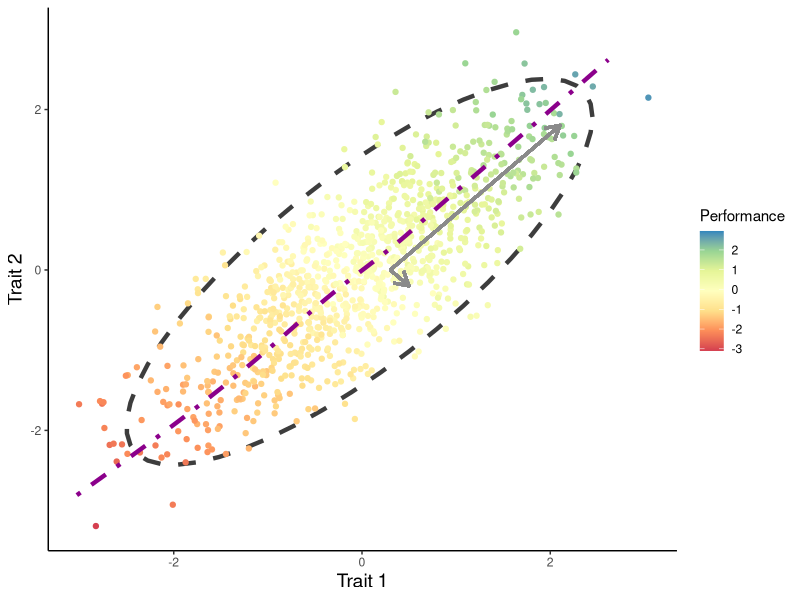
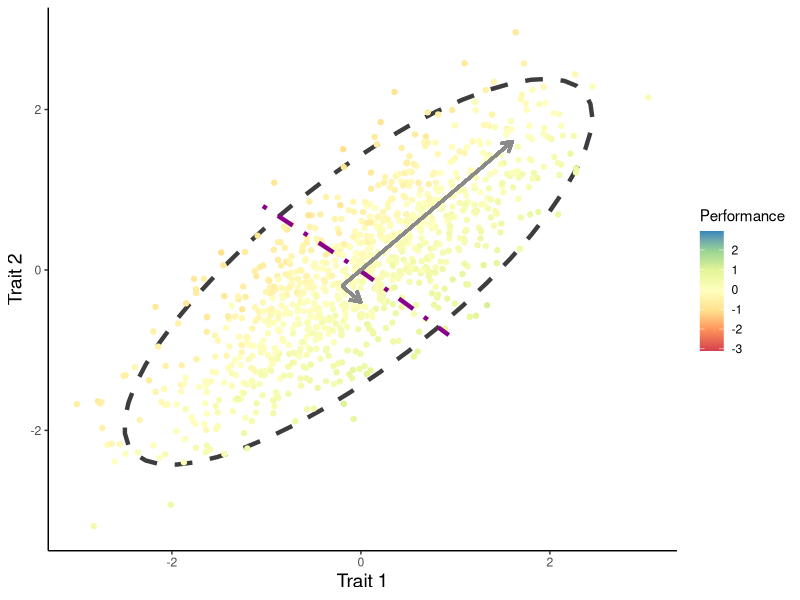

The R source for these figures, in order: (Note: a time limit stopped this script after it produced the figures.)
# Running a simulation using our 2-trait model; Plotting output

# load libraries
library(mvtnorm)
library(ggplot2)
library(cowplot)
library(RColorBrewer)

###################################
# Two Traits, with Sampling Error #
###################################

set.seed(1234) # for reproducibility

n_sims <- 1000 # sample 1000 individuals

sigma_2 <- 0.02 # sampling variance of 0.02
y_1 <- numeric(n_sims) # empty vector to store y values under scenario 1
y_2 <- numeric(n_sims) # empty vector to store y values under scenario 2
v_1 <- matrix(c(0.5, 0.5), nrow = 1) # betas for scenario 1
v_2 <- matrix(c(0.5, -0.5), nrow = 1) # betas for scenario 2
rho <- matrix(c(1, 0.8, 0.8, 1), nrow = 2) # correlation matrix w/ rho = 0.8
x <- matrix(nrow = n_sims, ncol = 2) # empty trait matrix
eps_y_1 <- numeric(n_sims) # empty vector to store residuals for scenario 1
eps_y_2 <- numeric(n_sims) # empty vector to store residuals for scenario 2
for (i in 1:n_sims) {
  x[i, ] <- rmvnorm(1, sigma = rho)
  mu_y_1 <- v_1 %*% x[i, ]
  mu_y_2 <- v_2 %*% x[i, ]
  y_1[i] <- rnorm(1, mu_y_1, sqrt(sigma_2))
  y_2[i] <- rnorm(1, mu_y_2, sqrt(sigma_2))
  eps_y_1[i] <- y_1[i] - mu_y_1
  eps_y_2[i] <- y_2[i] - mu_y_2
}

# Take a look at how well the predicted variances match what is observed
rho_sim <- cov(x)
cat("Model 1...\n",
    "   Predicted: ", round(v_1 %*% rho_sim %*% t(v_1) + sigma_2, 3), "\n",
    "   Observed:  ", round(var(y_1), 3), "\n",
    "Model 2...\n",
    "   Predicted: ", round(v_2 %*% rho_sim %*% t(v_2) + sigma_2, 3), "\n",
    "   Observed:  ", round(var(y_2), 3), "\n")

# Scenario 1: predicted = 0.913
# Scenario 1: observed = 0.926

# Scenario 2: predicted = 0.118
# Scenario 2: observed = 0.125

############################################
# Plotting 1 Realization of the Simulation #
############################################

# Make dataframe that has the trait 1 and trait 2 data, and y1 and y2 performance data
dat <- as.data.frame(x)
colnames(dat) <- c("Trait_1", "Trait_2")
dat$Performance_1 <- y_1
dat$Performance_2 <- y_2

# We also want to plot the PC axes associated with the trait data
corre <- as.matrix(cor(x))
eigen <- eigen(corre)  # calculate eigenvectors and values
eigen
eigen$slopes[1] <- eigen$vectors[1,1]/eigen$vectors[2,1]  # calc slopes as ratios
eigen$slopes[2] <- eigen$vectors[1,1]/eigen$vectors[1,2]  # calc slopes as ratios
eigen # check

# And we want to plot the regression vectors (or "functional axes)
lm_1 <- lm(formula = Performance_1 ~ Trait_1 + Trait_2,
           data = dat)
predicted_1 <- data.frame(Perf_pred = predict(lm_1, dat), Trait_2 = dat$Trait_2)

lm_2 <- lm(formula = Performance_2 ~ Trait_1 + Trait_2,
           data = dat) 
predicted_2 <- data.frame(Perf_pred = predict(lm_2, dat), Trait_2 = dat$Trait_2)



# Plot for Scenario 1
p1_pos <- ggplot(data = dat, aes(x = Trait_1, y = Trait_2)) + 
  stat_ellipse(type = "norm", size = 1.5, linetype = "dashed", colour = "grey24")
p1_pos <- p1_pos + geom_point(aes(colour = Performance_1)) +
  scale_colour_distiller(type = "seq", palette = "Spectral", limits = c(-3.1,2.95), direction = 1) +
  #ggtitle("Simulation: Scenario 1") + 
  xlab("Trait 1") + ylab("Trait 2") +
  theme_classic() + labs(colour = "Performance") +
  theme(plot.title = element_text(size = 14, hjust = 0.5),
        axis.title.x = element_text(size = 14),
        axis.title.y = element_text(size = 14)) +
  geom_smooth(color = 'magenta4', data = predicted_1, aes(x = Perf_pred, y = Trait_2), 
              se = FALSE, linetype = "dotdash", size = 1.5) +
  geom_segment(x = 0.3, y = 0, xend = eigen$values[1] + 0.3, yend = eigen$slopes[1] * eigen$values[1], 
               colour = "grey54", arrow = arrow(length = unit(0.4, "cm")), size = 1) +
  geom_segment(x = 0.3, y = 0, xend = eigen$values[2] + 0.3, yend = eigen$slopes[2] * eigen$values[2], 
               colour = "grey54", arrow = arrow(length = unit(0.4, "cm")), size = 1)

p1_pos

# Plot for Scenario 2
p2_pos <- ggplot(data = dat, aes(x = Trait_1, y = Trait_2)) + 
  stat_ellipse(type = "norm", size = 1.5, linetype = "dashed", colour = "grey24")
p2_pos <- p2_pos + geom_point(aes(colour = Performance_2)) +
  scale_colour_distiller(type = "seq", palette = "Spectral", limits = c(-3.1,2.95), direction = 1) +
  #ggtitle("Simulation: Scenario 2") + 
  xlab("Trait 1") + ylab("Trait 2") +
  theme_classic() + labs(colour = "Performance") +
  theme(plot.title = element_text(size = 14, hjust = 0.5),
        axis.title.x = element_text(size = 14),
        axis.title.y = element_text(size = 14)) +
  geom_smooth(color = 'magenta4', data = predicted_2, aes(x = Perf_pred, y = Trait_2), 
              se = FALSE, linetype = "dotdash", size = 1.5) +
  geom_segment(x = -0.2, y = -0.2, xend = eigen$values[1] - 0.2, yend = (eigen$slopes[1] * eigen$values[1]) - 0.2, 
               colour = "grey54", arrow = arrow(length = unit(0.3, "cm")), size = 1) +
  geom_segment(x = -0.2, y = -0.2, xend = eigen$values[2] - 0.2, yend = (eigen$slopes[2] * eigen$values[2]) - 0.2, 
               colour = "grey54", arrow = arrow(length = unit(0.3, "cm")), size = 1)

p2_pos


###############################################
# Create a sampling distribution of variances #
###############################################
set.seed(1234)
n_sims <- 1000
n_iters <- 1000
sigma_2 <- 0.02

y_1 <- numeric(n_sims)
y_2 <- numeric(n_sims)
v_1 <- matrix(c(0.5, 0.5), nrow = 1)
v_2 <- matrix(c(0.5, -0.5), nrow = 1)
rho <- matrix(c(1, 0.8, 0.8, 1), nrow = 2)
x <- matrix(nrow = n_sims, ncol = 2)
eps_y_1 <- numeric(n_sims)
eps_y_2 <- numeric(n_sims)
var_y_1 <- numeric(n_iters)
var_y_2 <- numeric(n_iters)

for(j in 1:n_iters){
  for (i in 1:n_sims) {
    x[i, ] <- rmvnorm(1, sigma = rho)
    mu_y_1 <- v_1 %*% x[i, ]
    mu_y_2 <- v_2 %*% x[i, ]
    y_1[i] <- rnorm(1, mu_y_1, sqrt(sigma_2))
    y_2[i] <- rnorm(1, mu_y_2, sqrt(sigma_2))
    eps_y_1[i] <- y_1[i] - mu_y_1
    eps_y_2[i] <- y_2[i] - mu_y_2
  } 
  var_y_1[j] <- round(var(y_1), 3)
  var_y_2[j] <- round(var(y_2), 3)
}


################################################
# Plotting Distribution of Simulated Variances #
################################################

p3_pos <- ggplot(data = as.data.frame(var_y_1), aes(x = var_y_1))
p3_pos <- p3_pos + geom_density(colour = "grey4", fill = "grey44") +
  xlim(0.55,1.07) +
  geom_vline(xintercept = mean(var_y_1), size = 1.5) +
  geom_vline(xintercept = quantile(var_y_1, probs = 0.025), linetype = "dashed", size = 1.5) +
  geom_vline(xintercept = quantile(var_y_1, probs = 0.975), linetype = "dashed", size = 1.5) +
  #ggtitle("Performance Variance: Scenario 1") + 
  xlab("Variance") +
  theme_classic() +
  theme(plot.title = element_text(size = 14, hjust = 0.5),
        axis.title.x = element_text(size = 14),
        axis.title.y = element_blank(),
        axis.text.x = element_text(size = 12),
        axis.text.y = element_blank())
p3_pos

p4_pos <- ggplot(data = as.data.frame(var_y_2), aes(x = var_y_2))
p4_pos <- p4_pos + geom_density(colour = "grey4", fill = "grey44") +
  xlim(0.10, 0.17) +
  geom_vline(xintercept = mean(var_y_2), size = 1.5) +
  geom_vline(xintercept = quantile(var_y_2, probs = 0.025), linetype = "dashed", size = 1.5) +
  geom_vline(xintercept = quantile(var_y_2, probs = 0.975), linetype = "dashed", size = 1.5) +
  #ggtitle("Performance Variance: Scenario 2") + 
  xlab("Variance") +
  theme_classic() +
  theme(plot.title = element_text(size = 14, hjust = 0.5),
        axis.title.x = element_text(size = 14),
        axis.title.y = element_blank(),
        axis.text.x = element_text(size = 12),
        axis.text.y = element_blank())
p4_pos


#####################
# Save 4-panel plot #
#####################

# Will manually add the broken x-axis in panel D

plot_grid(p1, p3, p2, p4,
          labels = c("A", "B", "C", "D"), ncol = 2, nrow = 2)

# And Saving
ggsave(filename = "two-trait-simulation_panel.pdf",
       path = "Output/Figures",
       height = 8, width = 10)

#####################################################
# Save each plot individually for conceptual figure #
#####################################################

# Call
p1_pos

# And Saving
ggsave(filename = "p1_pos.pdf",
       path = "Output/Figures",
       height = 5, width = 6)

# Call
p2_pos

# And Saving
ggsave(filename = "p2_pos.pdf",
       path = "Output/Figures",
       height = 5, width = 6)

# Call
p3_pos

# And Saving
ggsave(filename = "p3_pos.pdf",
       path = "Output/Figures",
       height = 5, width = 6)

# Call
p4_pos

# And Saving
ggsave(filename = "p4_pos.pdf",
       path = "Output/Figures",
       height = 5, width = 6)



###############################
## Exploring Other Scenarios ##
###############################

# To demonstrate the importance of not just the sign of trait correlations matters,
# we explore two additional scenarios. One in which the traits have a negative correlation,
# (which only differs from above, in that the above is a positive correlation) and one in 
# which there is zero correlation.

##############################
# Negative trait correlation #
##############################

set.seed(1234) # for reproducibility

n_sims <- 1000 # sample 1000 individuals

sigma_2 <- 0.02 # sampling variance of 0.02
y_1 <- numeric(n_sims) # empty vector to store y values under scenario 1
y_2 <- numeric(n_sims) # empty vector to store y values under scenario 2
v_1 <- matrix(c(0.5, 0.5), nrow = 1) # betas for scenario 1
v_2 <- matrix(c(0.5, -0.5), nrow = 1) # betas for scenario 2
rho <- matrix(c(1, -0.8, -0.8, 1), nrow = 2) # correlation matrix w/ rho = -0.8
x <- matrix(nrow = n_sims, ncol = 2) # empty trait matrix
eps_y_1 <- numeric(n_sims) # empty vector to store residuals for scenario 1
eps_y_2 <- numeric(n_sims) # empty vector to store residuals for scenario 2
for (i in 1:n_sims) {
  x[i, ] <- rmvnorm(1, sigma = rho)
  mu_y_1 <- v_1 %*% x[i, ]
  mu_y_2 <- v_2 %*% x[i, ]
  y_1[i] <- rnorm(1, mu_y_1, sqrt(sigma_2))
  y_2[i] <- rnorm(1, mu_y_2, sqrt(sigma_2))
  eps_y_1[i] <- y_1[i] - mu_y_1
  eps_y_2[i] <- y_2[i] - mu_y_2
}

# Take a look at how well the predicted variances match what is observed
rho_sim <- cov(x)
cat("Model 1...\n",
    "   Predicted: ", round(v_1 %*% rho_sim %*% t(v_1) + sigma_2, 3), "\n",
    "   Observed:  ", round(var(y_1), 3), "\n",
    "Model 2...\n",
    "   Predicted: ", round(v_2 %*% rho_sim %*% t(v_2) + sigma_2, 3), "\n",
    "   Observed:  ", round(var(y_2), 3), "\n")

# Model 1...
# Predicted:  0.119 
# Observed:   0.123 
# Model 2...
# Predicted:  0.903 
# Observed:   0.925


############################################
# Plotting 1 Realization of the Simulation #
############################################

# Make dataframe that has the trait 1 and trait 2 data, and y1 and y2 performance data
dat <- as.data.frame(x)
colnames(dat) <- c("Trait_1", "Trait_2")
dat$Performance_1 <- y_1
dat$Performance_2 <- y_2

# We also want to plot the PC axes associated with the trait data
corre <- as.matrix(cor(x))
eigen <- eigen(corre)  # calculate eigenvectors and values
eigen
eigen$slopes[1] <- eigen$vectors[1,1]/eigen$vectors[2,1]  # calc slopes as ratios
eigen$slopes[2] <- eigen$vectors[1,1]/eigen$vectors[1,2]  # calc slopes as ratios
eigen # check

# And we want to plot the regression vectors (or "functional axes)
lm_1 <- lm(formula = Performance_1 ~ Trait_1 + Trait_2,
           data = dat)
predicted_1 <- data.frame(Perf_pred = predict(lm_1, dat), Trait_2 = dat$Trait_2)

lm_2 <- lm(formula = Performance_2 ~ Trait_1 + Trait_2,
           data = dat) 
predicted_2 <- data.frame(Perf_pred = predict(lm_2, dat), Trait_2 = dat$Trait_2)



# Plot for Scenario 1
p1_neg <- ggplot(data = dat, aes(x = Trait_1, y = Trait_2)) + 
  stat_ellipse(type = "norm", size = 1.5, linetype = "dashed", colour = "grey24")
p1_neg <- p1_neg + geom_point(aes(colour = Performance_1)) +
  scale_colour_distiller(type = "seq", palette = "Spectral", limits = c(-3.1,2.95), direction = 1) +
  #ggtitle("Simulation: Scenario 1") + 
  xlab("Trait 1") + ylab("Trait 2") +
  theme_classic() + labs(colour = "Performance") +
  theme(plot.title = element_text(size = 14, hjust = 0.5),
        axis.title.x = element_text(size = 14),
        axis.title.y = element_text(size = 14)) +
  geom_smooth(color = 'magenta4', data = predicted_1, aes(x = Perf_pred, y = Trait_2), 
              se = FALSE, linetype = "dotdash", size = 1.5) +
  geom_segment(x = 0.3, y = 0, xend = eigen$values[1] + 0.3, yend = eigen$slopes[1] * eigen$values[1], 
               colour = "grey54", arrow = arrow(length = unit(0.4, "cm")), size = 1) +
  geom_segment(x = 0.3, y = 0, xend = eigen$values[2] + 0.3, yend = eigen$slopes[2] * eigen$values[2], 
               colour = "grey54", arrow = arrow(length = unit(0.4, "cm")), size = 1)

p1_neg

# Plot for Scenario 2
p2_neg <- ggplot(data = dat, aes(x = Trait_1, y = Trait_2)) + 
  stat_ellipse(type = "norm", size = 1.5, linetype = "dashed", colour = "grey24")
p2_neg <- p2_neg + geom_point(aes(colour = Performance_2)) +
  scale_colour_distiller(type = "seq", palette = "Spectral", limits = c(-3.1,2.95), direction = 1) +
  #ggtitle("Simulation: Scenario 2") + 
  xlab("Trait 1") + ylab("Trait 2") +
  theme_classic() + labs(colour = "Performance") +
  theme(plot.title = element_text(size = 14, hjust = 0.5),
        axis.title.x = element_text(size = 14),
        axis.title.y = element_text(size = 14)) +
  geom_smooth(color = 'magenta4', data = predicted_2, aes(x = Perf_pred, y = Trait_2), 
              se = FALSE, linetype = "dotdash", size = 1.5) +
  geom_segment(x = 0.2, y = 0.2, xend = eigen$values[1] + 0.2, yend = (eigen$slopes[1] * eigen$values[1]) + 0.2, 
               colour = "grey54", arrow = arrow(length = unit(0.3, "cm")), size = 1) +
  geom_segment(x = 0.2, y = 0.2, xend = eigen$values[2] + 0.2, yend = (eigen$slopes[2] * eigen$values[2]) + 0.2, 
               colour = "grey54", arrow = arrow(length = unit(0.3, "cm")), size = 1)

p2_neg

###############################################
# Create a sampling distribution of variances #
###############################################
set.seed(1234)
n_sims <- 1000
n_iters <- 1000
sigma_2 <- 0.02

y_1 <- numeric(n_sims)
y_2 <- numeric(n_sims)
v_1 <- matrix(c(0.5, 0.5), nrow = 1)
v_2 <- matrix(c(0.5, -0.5), nrow = 1)
rho <- matrix(c(1, -0.8, -0.8, 1), nrow = 2)
x <- matrix(nrow = n_sims, ncol = 2)
eps_y_1 <- numeric(n_sims)
eps_y_2 <- numeric(n_sims)
var_y_1 <- numeric(n_iters)
var_y_2 <- numeric(n_iters)

for(j in 1:n_iters){
  for (i in 1:n_sims) {
    x[i, ] <- rmvnorm(1, sigma = rho)
    mu_y_1 <- v_1 %*% x[i, ]
    mu_y_2 <- v_2 %*% x[i, ]
    y_1[i] <- rnorm(1, mu_y_1, sqrt(sigma_2))
    y_2[i] <- rnorm(1, mu_y_2, sqrt(sigma_2))
    eps_y_1[i] <- y_1[i] - mu_y_1
    eps_y_2[i] <- y_2[i] - mu_y_2
  } 
  var_y_1[j] <- round(var(y_1), 3)
  var_y_2[j] <- round(var(y_2), 3)
}


################################################
# Plotting Distribution of Simulated Variances #
################################################

p3_neg <- ggplot(data = as.data.frame(var_y_1), aes(x = var_y_1))
p3_neg <- p3_neg + geom_density(colour = "grey4", fill = "grey44") +
  xlim(0.10, 0.17) +
  geom_vline(xintercept = mean(var_y_1), size = 1.5) +
  geom_vline(xintercept = quantile(var_y_1, probs = 0.025), linetype = "dashed", size = 1.5) +
  geom_vline(xintercept = quantile(var_y_1, probs = 0.975), linetype = "dashed", size = 1.5) +
  #ggtitle("Performance Variance: Scenario 1") + 
  xlab("Variance") +
  theme_classic() +
  theme(plot.title = element_text(size = 14, hjust = 0.5),
        axis.title.x = element_text(size = 14),
        axis.title.y = element_blank(),
        axis.text.x = element_text(size = 12),
        axis.text.y = element_blank())
p3_neg

p4_neg <- ggplot(data = as.data.frame(var_y_2), aes(x = var_y_2))
p4_neg <- p4_neg + geom_density(colour = "grey4", fill = "grey44") +
  xlim(0.55,1.07) +
  geom_vline(xintercept = mean(var_y_2), size = 1.5) +
  geom_vline(xintercept = quantile(var_y_2, probs = 0.025), linetype = "dashed", size = 1.5) +
  geom_vline(xintercept = quantile(var_y_2, probs = 0.975), linetype = "dashed", size = 1.5) +
  #ggtitle("Performance Variance: Scenario 2") + 
  xlab("Variance") +
  theme_classic() +
  theme(plot.title = element_text(size = 14, hjust = 0.5),
        axis.title.x = element_text(size = 14),
        axis.title.y = element_blank(),
        axis.text.x = element_text(size = 12),
        axis.text.y = element_blank())
p4_neg


#####################################################
# Save each plot individually for conceptual figure #
#####################################################

# Call
p1_neg

# And Saving
ggsave(filename = "p1_neg.pdf",
       path = "Output/Figures",
       height = 5, width = 6)

# Call
p2_neg

# And Saving
ggsave(filename = "p2_neg.pdf",
       path = "Output/Figures",
       height = 5, width = 6)

# Call
p3_neg

# And Saving
ggsave(filename = "p3_neg.pdf",
       path = "Output/Figures",
       height = 5, width = 6)

# Call
p4_neg

# And Saving
ggsave(filename = "p4_neg.pdf",
       path = "Output/Figures",
       height = 5, width = 6)




########################
# No trait correlation #
########################

set.seed(1234) # for reproducibility

n_sims <- 1000 # sample 1000 individuals

sigma_2 <- 0.02 # sampling variance of 0.02
y_1 <- numeric(n_sims) # empty vector to store y values under scenario 1
y_2 <- numeric(n_sims) # empty vector to store y values under scenario 2
v_1 <- matrix(c(0.5, 0.5), nrow = 1) # betas for scenario 1
v_2 <- matrix(c(0.5, -0.5), nrow = 1) # betas for scenario 2
rho <- matrix(c(1, 0.0, 0.0, 1), nrow = 2) # correlation matrix w/ rho = 0.0
x <- matrix(nrow = n_sims, ncol = 2) # empty trait matrix
eps_y_1 <- numeric(n_sims) # empty vector to store residuals for scenario 1
eps_y_2 <- numeric(n_sims) # empty vector to store residuals for scenario 2
for (i in 1:n_sims) {
  x[i, ] <- rmvnorm(1, sigma = rho)
  mu_y_1 <- v_1 %*% x[i, ]
  mu_y_2 <- v_2 %*% x[i, ]
  y_1[i] <- rnorm(1, mu_y_1, sqrt(sigma_2))
  y_2[i] <- rnorm(1, mu_y_2, sqrt(sigma_2))
  eps_y_1[i] <- y_1[i] - mu_y_1
  eps_y_2[i] <- y_2[i] - mu_y_2
}

# Take a look at how well the predicted variances match what is observed
rho_sim <- cov(x)
cat("Model 1...\n",
    "   Predicted: ", round(v_1 %*% rho_sim %*% t(v_1) + sigma_2, 3), "\n",
    "   Observed:  ", round(var(y_1), 3), "\n",
    "Model 2...\n",
    "   Predicted: ", round(v_2 %*% rho_sim %*% t(v_2) + sigma_2, 3), "\n",
    "   Observed:  ", round(var(y_2), 3), "\n")

# Model 1...
# Predicted:  0.516 
# Observed:   0.526 
# Model 2...
# Predicted:  0.511 
# Observed:   0.527 


############################################
# Plotting 1 Realization of the Simulation #
############################################

# Make dataframe that has the trait 1 and trait 2 data, and y1 and y2 performance data
dat <- as.data.frame(x)
colnames(dat) <- c("Trait_1", "Trait_2")
dat$Performance_1 <- y_1
dat$Performance_2 <- y_2

# We also want to plot the PC axes associated with the trait data
corre <- as.matrix(cor(x))
eigen <- eigen(corre)  # calculate eigenvectors and values
eigen
eigen$slopes[1] <- eigen$vectors[1,1]/eigen$vectors[2,1]  # calc slopes as ratios
eigen$slopes[2] <- eigen$vectors[1,1]/eigen$vectors[1,2]  # calc slopes as ratios
eigen # check

# And we want to plot the regression vectors (or "functional axes)
lm_1 <- lm(formula = Performance_1 ~ Trait_1 + Trait_2,
           data = dat)
predicted_1 <- data.frame(Perf_pred = predict(lm_1, dat), Trait_2 = dat$Trait_2)

lm_2 <- lm(formula = Performance_2 ~ Trait_1 + Trait_2,
           data = dat) 
predicted_2 <- data.frame(Perf_pred = predict(lm_2, dat), Trait_2 = dat$Trait_2)



# Plot for Scenario 1
p1_NA <- ggplot(data = dat, aes(x = Trait_1, y = Trait_2)) + 
  stat_ellipse(type = "norm", size = 1.5, linetype = "dashed", colour = "grey24")
p1_NA <- p1_NA + geom_point(aes(colour = Performance_1)) +
  scale_colour_distiller(type = "seq", palette = "Spectral", limits = c(-3.1,2.95), direction = 1) +
  #ggtitle("Simulation: Scenario 1") + 
  xlab("Trait 1") + ylab("Trait 2") +
  theme_classic() + labs(colour = "Performance") +
  theme(plot.title = element_text(size = 14, hjust = 0.5),
        axis.title.x = element_text(size = 14),
        axis.title.y = element_text(size = 14)) +
  geom_smooth(color = 'magenta4', data = predicted_1, aes(x = Perf_pred, y = Trait_2), 
              se = FALSE, linetype = "dotdash", size = 1.5) +
  geom_segment(x = 0, y = 0, xend = 0, yend = 1.7, 
               colour = "grey54", arrow = arrow(length = unit(0.3, "cm")), size = 1) +
  geom_segment(x = 0, y = 0, xend = 1.7, yend = 0, 
               colour = "grey54", arrow = arrow(length = unit(0.3, "cm")), size = 1)

p1_NA

# Plot for Scenario 2
p2_NA <- ggplot(data = dat, aes(x = Trait_1, y = Trait_2)) + 
  stat_ellipse(type = "norm", size = 1.5, linetype = "dashed", colour = "grey24")
p2_NA <- p2_NA + geom_point(aes(colour = Performance_2)) +
  scale_colour_distiller(type = "seq", palette = "Spectral", limits = c(-3.1,2.95), direction = 1) +
  #ggtitle("Simulation: Scenario 2") + 
  xlab("Trait 1") + ylab("Trait 2") +
  theme_classic() + labs(colour = "Performance") +
  theme(plot.title = element_text(size = 14, hjust = 0.5),
        axis.title.x = element_text(size = 14),
        axis.title.y = element_text(size = 14)) +
  geom_smooth(color = 'magenta4', data = predicted_2, aes(x = Perf_pred, y = Trait_2), 
              se = FALSE, linetype = "dotdash", size = 1.5) +
  geom_segment(x = 0, y = 0, xend = 0, yend = 1.7, 
               colour = "grey54", arrow = arrow(length = unit(0.3, "cm")), size = 1) +
  geom_segment(x = 0, y = 0, xend = 1.7, yend = 0, 
               colour = "grey54", arrow = arrow(length = unit(0.3, "cm")), size = 1)

p2_NA


###############################################
# Create a sampling distribution of variances #
###############################################
set.seed(1234)
n_sims <- 1000
n_iters <- 1000
sigma_2 <- 0.02

y_1 <- numeric(n_sims)
y_2 <- numeric(n_sims)
v_1 <- matrix(c(0.5, 0.5), nrow = 1)
v_2 <- matrix(c(0.5, -0.5), nrow = 1)
rho <- matrix(c(1, 0, 0, 1), nrow = 2)
x <- matrix(nrow = n_sims, ncol = 2)
eps_y_1 <- numeric(n_sims)
eps_y_2 <- numeric(n_sims)
var_y_1 <- numeric(n_iters)
var_y_2 <- numeric(n_iters)

for(j in 1:n_iters){
  for (i in 1:n_sims) {
    x[i, ] <- rmvnorm(1, sigma = rho)
    mu_y_1 <- v_1 %*% x[i, ]
    mu_y_2 <- v_2 %*% x[i, ]
    y_1[i] <- rnorm(1, mu_y_1, sqrt(sigma_2))
    y_2[i] <- rnorm(1, mu_y_2, sqrt(sigma_2))
    eps_y_1[i] <- y_1[i] - mu_y_1
    eps_y_2[i] <- y_2[i] - mu_y_2
  } 
  var_y_1[j] <- round(var(y_1), 3)
  var_y_2[j] <- round(var(y_2), 3)
}


################################################
# Plotting Distribution of Simulated Variances #
################################################

p3_NA <- ggplot(data = as.data.frame(var_y_1), aes(x = var_y_1))
p3_NA <- p3_NA + geom_density(colour = "grey4", fill = "grey44") +
  xlim(0.4,0.75) +
  geom_vline(xintercept = mean(var_y_1), size = 1.5) +
  geom_vline(xintercept = quantile(var_y_1, probs = 0.025), linetype = "dashed", size = 1.5) +
  geom_vline(xintercept = quantile(var_y_1, probs = 0.975), linetype = "dashed", size = 1.5) +
  #ggtitle("Performance Variance: Scenario 1") + 
  xlab("Variance") +
  theme_classic() +
  theme(plot.title = element_text(size = 14, hjust = 0.5),
        axis.title.x = element_text(size = 14),
        axis.title.y = element_blank(),
        axis.text.x = element_text(size = 12),
        axis.text.y = element_blank())
p3_NA

p4_NA <- ggplot(data = as.data.frame(var_y_2), aes(x = var_y_2))
p4_NA <- p4_NA + geom_density(colour = "grey4", fill = "grey44") +
  xlim(0.4,0.75) +
  geom_vline(xintercept = mean(var_y_2), size = 1.5) +
  geom_vline(xintercept = quantile(var_y_2, probs = 0.025), linetype = "dashed", size = 1.5) +
  geom_vline(xintercept = quantile(var_y_2, probs = 0.975), linetype = "dashed", size = 1.5) +
  #ggtitle("Performance Variance: Scenario 2") + 
  xlab("Variance") +
  theme_classic() +
  theme(plot.title = element_text(size = 14, hjust = 0.5),
        axis.title.x = element_text(size = 14),
        axis.title.y = element_blank(),
        axis.text.x = element_text(size = 12),
        axis.text.y = element_blank())
p4_NA


#####################################################
# Save each plot individually for conceptual figure #
#####################################################

# Call
p1_NA

# And Saving
ggsave(filename = "p1_NA.pdf",
       path = "Output/Figures",
       height = 5, width = 6)

# Call
p2_NA

# And Saving
ggsave(filename = "p2_NA.pdf",
       path = "Output/Figures",
       height = 5, width = 6)

# Call
p3_NA

# And Saving
ggsave(filename = "p3_NA.pdf",
       path = "Output/Figures",
       height = 5, width = 6)

# Call
p4_NA

# And Saving
ggsave(filename = "p4_NA.pdf",
       path = "Output/Figures",
       height = 5, width = 6)
